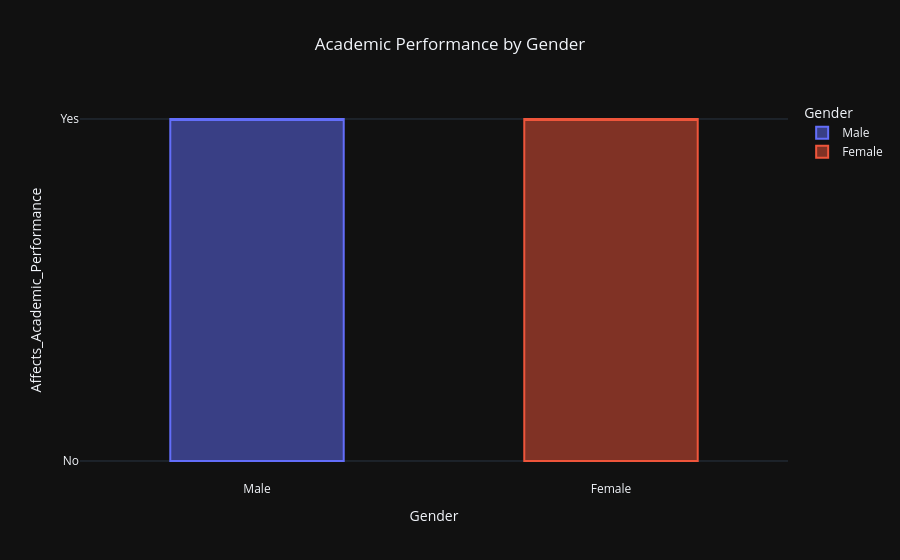

Notebook source saved alongside this figure:
### Markdown cell above
# 📊 Analysis

#### The box plot compares the distribution of Academic Performance across different gender groups. It displays the median, interquartile range (IQR), minimum and maximum values, and potential outliers for each gender. This visualization helps identify whether there are noticeable differences in how social media affects academic performance among male and female students.

### Code cell
fig = px.box(
    df,
    x="Gender",
    y="Affects_Academic_Performance",
    color="Gender",
    title="Academic Performance by Gender",
    template="plotly_dark"
)

fig.update_layout(title_x=0.5)
fig.show()

### Figure 1 — Plotly figure (JSON) as saved in the notebook; plotly's stock layout.template omitted (floating-point values rounded to 4 significant figures; data arrays with more than 128 entries replaced by an {"elided": "..."} marker saying what was removed)
{"data": [{"alignmentgroup": "True", "hovertemplate": "Gender=%{x}<br>Affects_Academic_Performance=%{y}<extra></extra>", "legendgroup": "Male", "marker": {"color": "#636efa"}, "name": "Male", "notched": false, "offsetgroup": "Male", "orientation": "v", "showlegend": true, "type": "box", "x": {"elided": "878 str values"}, "x0": " ", "xaxis": "x", "y": {"elided": "878 str values"}, "y0": " ", "yaxis": "y"}, {"alignmentgroup": "True", "hovertemplate": "Gender=%{x}<br>Affects_Academic_Performance=%{y}<extra></extra>", "legendgroup": "Female", "marker": {"color": "#EF553B"}, "name": "Female", "notched": false, "offsetgroup": "Female", "orientation": "v", "showlegend": true, "type": "box", "x": {"elided": "827 str values"}, "x0": " ", "xaxis": "x", "y": {"elided": "827 str values"}, "y0": " ", "yaxis": "y"}], "layout": {"boxmode": "overlay", "legend": {"title": {"text": "Gender"}, "tracegroupgap": 0}, "title": {"text": "Academic Performance by Gender", "x": 0.5}, "xaxis": {"anchor": "y", "categoryarray": ["Male", "Female"], "categoryorder": "array", "domain": [0, 1], "title": {"text": "Gender"}}, "yaxis": {"anchor": "x", "domain": [0, 1], "title": {"text": "Affects_Academic_Performance"}}}}
